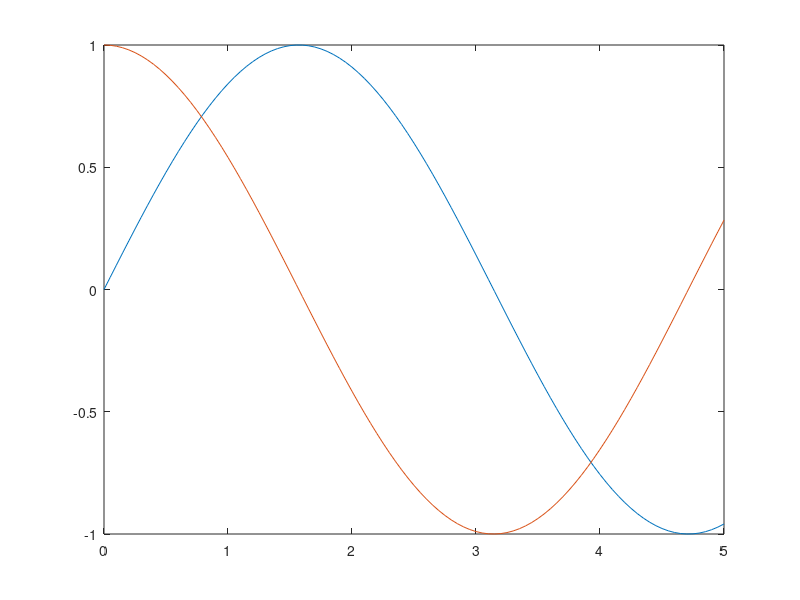

Here is the MATLAB script that generated this plot:
% L2_14:Illustration of hold on/off
% Copyright S. Nakamura, 1995
set(gcf, 'NumberTitle','off','Name', 'Plotted by List 2.14')

clear; clf; hold off
x = 0: 0.05: 5;
y = sin(x);
plot(x,y)
hold on
z = cos(x);
plot(x,z)
hold off
